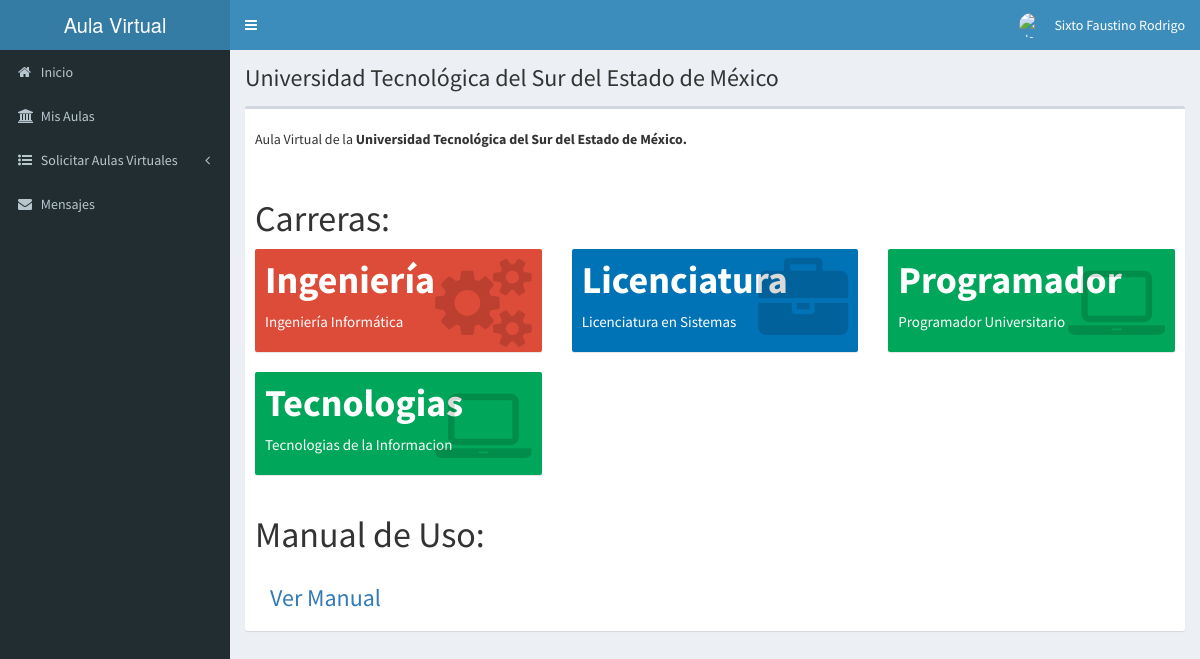
The app's page / (signed in) with its own data.
### tables this page shows
CREATE TABLE `inicio` (
  `id` int(11) NOT NULL,
  `descripcion` text NOT NULL,
  `manualProfesor` text NOT NULL,
  `manualEstudiante` text NOT NULL
);

CREATE TABLE `carreras` (
  `id` int(11) NOT NULL,
  `nombre` text NOT NULL
);

### Controladores/plantillaC.php (called while the page is built)
<?php
class Plantilla{
	public static function LlamarPlantilla(){
		include "Vistas/plantilla.php";
	}
}

### index.php (called while the page is built, shortened)
<?php
require_once "Controladores/plantillaC.php";
require_once "Controladores/carrerasC.php";
require_once "Modelos/carrerasM.php";
require_once "Controladores/inicioC.php";
require_once "Modelos/inicioM.php";
$plantilla = new Plantilla();
$plantilla -> LlamarPlantilla();

### Controladores/inicioC.php (called while the page is built, shortened)
<?php
class InicioC{
	public static  function VerInicioC(){
		$tablaBD = "inicio";
		$resultado = InicioM::VerInicioM($tablaBD);
		return $resultado;
	}
}

### Modelos/ConexionBD.php (called while the page is built)
<?php
class ConexionBD{
	static public function cBD(){
		$bd = new PDO("mysql:host=localhost;dbname=aulas", "root", "");
		$bd -> exec("set names utf8");
		return $bd;
	}
}

### Modelos/inicioM.php (called while the page is built, shortened)
<?php
require_once "ConexionBD.php";
class InicioM extends ConexionBD{
	static public function VerInicioM($tablaBD){
		$pdo = ConexionBD::cBD()->prepare("SELECT * FROM $tablaBD WHERE id = 1");
		$pdo -> execute();
		return $pdo -> fetch();
	}
}

### Controladores/carrerasC.php (called while the page is built, shortened)
<?php
class CarrerasC{
	public static function VerCarrerasC(){
		$tablaBD = "carreras";
		$resultado = CarrerasM::VerCarrerasM($tablaBD);
		return $resultado;
	}
}

### Modelos/carrerasM.php (called while the page is built, shortened)
<?php
require_once "ConexionBD.php";
class CarrerasM extends ConexionBD{
	static public function VerCarrerasM($tablaBD){
		$pdo = ConexionBD::cBD()->prepare("SELECT * FROM $tablaBD");
		$pdo -> execute();
		return $pdo -> fetchAll();
	}
}

### Vistas/modulos/Inicio.php (the view, shortened to what this page needs)
<div class="content-wrapper">
	<section class="content-header">
		<h1>Universidad Tecnológica del Sur del Estado de México</h1>
	</section>
	<section class="content">
		<div class="box">
			<div class="box-body">
				<?php
				$inicio = InicioC::VerInicioC();
				if($_SESSION["rol"] == "Administrador"){
					echo '<form method="post">
							<textarea name="descripcion" id="editor">
								'.$inicio["descripcion"].'
							</textarea>
							<button type="submit" class="btn btn-success pull-right"><i class="fa fa-check"></i></button>
						</form>';
						$descripcion = new InicioC();
						$descripcion -> GuardarDescripcionC();
				}else{
					echo '<p>'.$inicio["descripcion"].'</p>';
				}
				?>
				<br>
				<h1>Carreras:</h1>
				<div class="row">
					<?php
						$resultado = CarrerasC::VerCarrerasC();
						foreach ($resultado as $key => $value) {
							$car = explode(" ", $value["nombre"]);
							if($car[0] == "Ingeniería"){
								echo '<div class="col-lg-4 col-xs-6">
									<div class="small-box bg-red">
										<div class="inner">
											<h3>Ingeniería</h3>
											<p>'.$value["nombre"].'</p>
										</div>
										<div class="icon">
											<i class="fa fa-cogs"></i>
										</div>
									</div>
								</div>';
							}else if($car[0] == "Licenciatura"){
								echo '<div class="col-lg-4 col-xs-6">
									<div class="small-box bg-blue">
										<div class="inner">
											<h3>Licenciatura</h3>
											<p>'.$value["nombre"].'</p>
										</div>
										<div class="icon">
											<i class="fa fa-briefcase"></i>
										</div>
									</div>
								</div>';
							}else{
								echo '<div class="col-lg-4 col-xs-6">
									<div class="small-box bg-green">
										<div class="inner">
											<h3>'.$car[0].'</h3>
											<p>'.$value["nombre"].'</p>
										</div>
										<div class="icon">
											<i class="fa fa-laptop"></i>
										</div>
									</div>
								</div>';
							}
						}
					?>
				</div>
				<?php
					if($_SESSION["rol"] == "Administrador"){
						echo '<h1>Manuales de Uso:</h1>
						<div class="col-lg-4">
							<h2>Manual para Profesores</h2>
								<a href="http://localhost/Aulas/'.$inicio["manualProfesor"].'" target="_blank">
										<h3>Ver Manual</h3>
									</a>
									<form method="post" enctype="multipart/form-data">
										<input type="file" name="manualProfesorN">
										<input type="hidden" name="manualProfesor" value="'.$inicio["manualProfesor"].'">
										<br>
										<button type="submit" class="btn btn-success btn-xs">Guardar</button>
									</form>';
									$manualProfesor = new InicioC();
									$manualProfesor -> GuardarManualProfesorC();
							echo '</div>
							<div class="col-lg-4">
								<h2>Manual para Estudiantes</h2>
									<a href="http://localhost/Aulas/'.$inicio["manualEstudiante"].'" target="_blank">
										<h3>Ver Manual</h3>
									</a>
									<form method="post" enctype="multipart/form-data">
										<input type="file" name="manualEstudianteN">
										<input type="hidden" name="manualEstudiante" value="'.$inicio["manualEstudiante"].'">
										<br>
										<button type="submit" class="btn btn-success btn-xs">Guardar</button>
									</form>';
									$manualEstudiante = new InicioC();
									$manualEstudiante -> GuardarManualEstudianteC();
							echo '</div>';
					}else if($_SESSION["rol"] == "Profesor"){
						echo '<h1>Manual de Uso:</h1>
						<div class="col-lg-4">
								<a href="http://localhost/Aulas/'.$inicio["manualProfesor"].'" target="_blank">
									<h3>Ver Manual</h3>
								</a>
						</div>';
					}
				?>
			</div>
		</div>
	</section>
</div>

### Vistas/plantilla.php (shortened to what this page needs)
<!DOCTYPE html>
<html>
<head>
  <link rel="stylesheet" href="http://localhost/Aulas/Vistas/bower_components/bootstrap/dist/css/bootstrap.min.css">
  <link rel="stylesheet" href="http://localhost/Aulas/Vistas/bower_components/font-awesome/css/font-awesome.min.css">
  <link rel="stylesheet" href="http://localhost/Aulas/Vistas/bower_components/Ionicons/css/ionicons.min.css">
  <link rel="stylesheet" href="http://localhost/Aulas/Vistas/dist/css/AdminLTE.min.css">
  <link rel="stylesheet" href="http://localhost/Aulas/Vistas/dist/css/skins/_all-skins.min.css">
  <link rel="stylesheet" href="http://localhost/Aulas/Vistas/bower_components/morris.js/morris.css">
  <link rel="stylesheet" href="http://localhost/Aulas/Vistas/bower_components/jvectormap/jquery-jvectormap.css">
  <link rel="stylesheet" href="http://localhost/Aulas/Vistas/bower_components/bootstrap-datepicker/dist/css/bootstrap-datepicker.min.css">
  <link rel="stylesheet" href="http://localhost/Aulas/Vistas/bower_components/bootstrap-daterangepicker/daterangepicker.css">
  <link rel="stylesheet" href="http://localhost/Aulas/Vistas/bower_components/datatables.net-bs/css/responsive.bootstrap.min.css">
  <link rel="stylesheet" href="http://localhost/Aulas/Vistas/bower_components/datatables.net-bs/css/dataTables.bootstrap.min.css">
  <link rel="stylesheet" href="http://localhost/Aulas/Vistas/bower_components/select2/dist/css/select2.min.css">
  <link rel="stylesheet" href="http://localhost/Aulas/Vistas/bower_components/bootstrap-datepicker/dist/css/bootstrap-datepicker.min.css">
</head>
<body class="hold-transition skin-blue sidebar-mini login-page">
  <?php
  if(isset($_SESSION["Ingresar"]) && $_SESSION["Ingresar"] == true){
    echo '<div class="wrapper">';
    include "modulos/cabecera.php";
    if($_SESSION["rol"] == "Administrador"){
      include "modulos/menu.php";
    }else if($_SESSION["rol"] == "Estudiante"){
      include "modulos/menuE.php";
    }else{
       include "modulos/menuP.php";
    }
    if(isset($_GET["url"])){
      $url = explode("/", $_GET["url"]);
      if($url[0] == "Inicio" || $url[0] == "Salir" || $url[0] == "Mis-Datos" || $url[0] == "Usuarios" || $url[0] == "Carreras" || $url[0] == "Editar-Carrera" || $url[0] == "Estudiantes" || $url[0] == "Aulas" || $url[0] == "Aulas-Virtuales" || $url[0] == "Inscribir" || $url[0] == "Inscriptos" || $url[0] == "Aula" || $url[0] == "Mis-Aulas" || $url[0] == "D-S" || $url[0] == "Tarea" || $url[0] == "Entregas" || $url[0] == "Pedir-Aula" || $url[0] == "Solicitudes" || $url[0] == "Enviar-Mensaje" || $url[0] == "Mensaje" || $url[0] == "Mensajes"){
        include "modulos/".$url[0].".php";
      }
    }else{
      include "modulos/Inicio.php";
    }
    echo '</div>';
  }else if(isset($_GET["url"])){
    if($_GET["url"] == "Ingresar"){
      include "modulos/Ingresar.php";
    }else if($_GET["url"] == "Crear-Cuenta"){
      include "modulos/Crear-Cuenta.php";
    }else{
      include "modulos/Ingresar.php";
    }
  }else{
    include "modulos/Ingresar.php";
  }
  ?>
</body>
</html>

### Vistas/modulos/cabecera.php (shortened to what this page needs)
<header class="main-header">
    <a href="http://localhost/Aulas/Inicio" class="logo">
      <span class="logo-lg">Aula Virtual</span>
    </a>
    <nav class="navbar navbar-static-top">
      <a href="#" class="sidebar-toggle" data-toggle="push-menu" role="button">
      </a>
      <div class="navbar-custom-menu">
        <ul class="nav navbar-nav">
          <li class="dropdown user user-menu">
            <a href="#" class="dropdown-toggle" data-toggle="dropdown">
              <?php
              if($_SESSION["foto"] == ""){
                echo '<img src="http://localhost/Aulas/Vistas/img/defecto.png" class="user-image" alt="User Image">';
              }else{
                 echo '<img src="http://localhost/Aulas/'.$_SESSION["foto"].'" class="user-image" alt="User Image">';
              }
              echo '<span class="hidden-xs">'.$_SESSION["apellido"].' '.$_SESSION["nombre"].'</span>';
              ?>
            </a>
          </li>
        </ul>
      </div>
    </nav>
  </header>

### Vistas/modulos/menuP.php (shortened to what this page needs)
<aside class="main-sidebar">
    <section class="sidebar">
      <ul class="sidebar-menu">
        <li>
          <a href="http://localhost/Aulas/Inicio">
            <i class="fa fa-home"></i>
            <span>Inicio</span>
          </a>
        </li>
        <li>
          <a href="http://localhost/Aulas/Mis-Aulas">
            <i class="fa fa-university"></i>
            <span>Mis Aulas</span>
          </a>
        </li>
        <li class="treeview">
          <a href="#">
            <i class="fa fa-list-ul"></i>
            <span>Solicitar Aulas Virtuales</span>
            <span class="pull-right-container">
              <i class="fa fa-angle-left pull-right"></i>
            </span>
          </a>
        </li>
        <li>
          <a href="http://localhost/Aulas/Mensajes">
            <i class="fa fa-envelope"></i>
            <span>Mensajes</span>
          </a>
        </li>
      </ul>
    </section>
  </aside>

### records on screen
inicio: descripcion "Aula Virtual de la Universidad Tecnológica del Sur del Estado de México."
carreras: nombre "Ingeniería Informática"
carreras: nombre "Licenciatura en Sistemas"
carreras: nombre "Programador", nombre "Programador Universitario"
carreras: nombre "Tecnologias", nombre "Tecnologias de la Informacion"

### other values on screen
$_SESSION["apellido"] "Sixto Faustino"
$_SESSION["nombre"] "Rodrigo"
